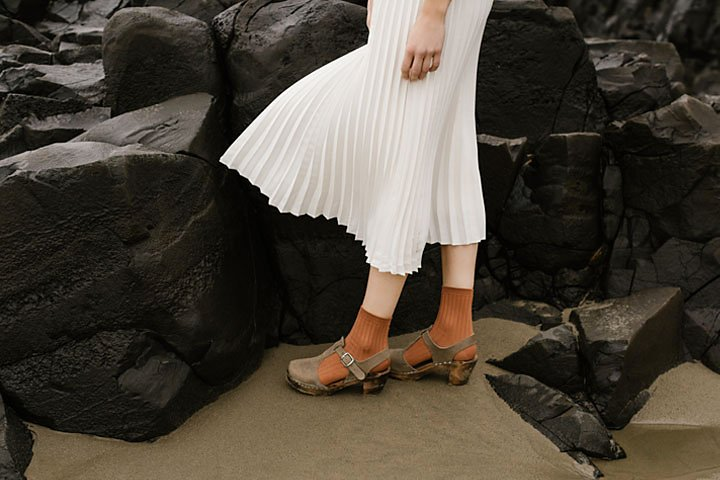
#> input picture Images/highlights_and_shadows.jpg, 720 x 480 px, found by its file name
$ python Q3.py
#> lines starting #> are read from the running program, lines starting #| are printed output that depends on the picture
import cv2
import numpy as np
import matplotlib.pyplot as plt

# Load image
img = cv2.imread(r"Images\highlights_and_shadows.jpg")
#> img is the input picture: shape (480, 720, 3); mean B, G, R 58.1, 68.6, 75.7
img_lab = cv2.cvtColor(img, cv2.COLOR_BGR2LAB)
#> img_lab: shape (480, 720, 3); mean of channels 0, 1, 2 71.3, 129.1, 135
L, a, b = cv2.split(img_lab)
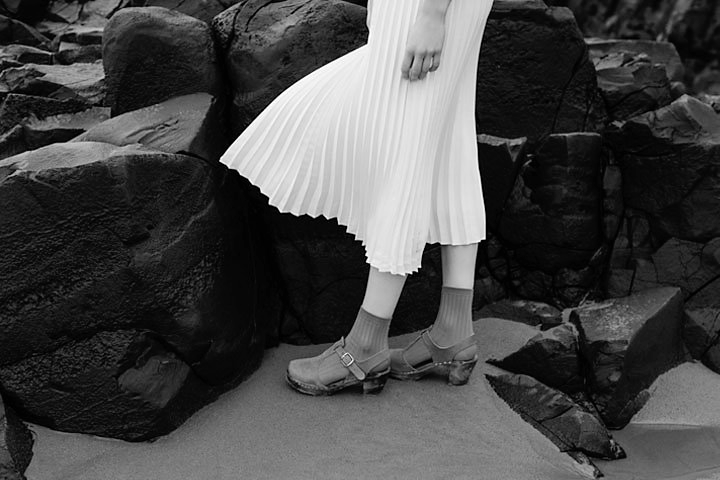
#> L: shape (480, 720); min 0, max 255, mean 71.3
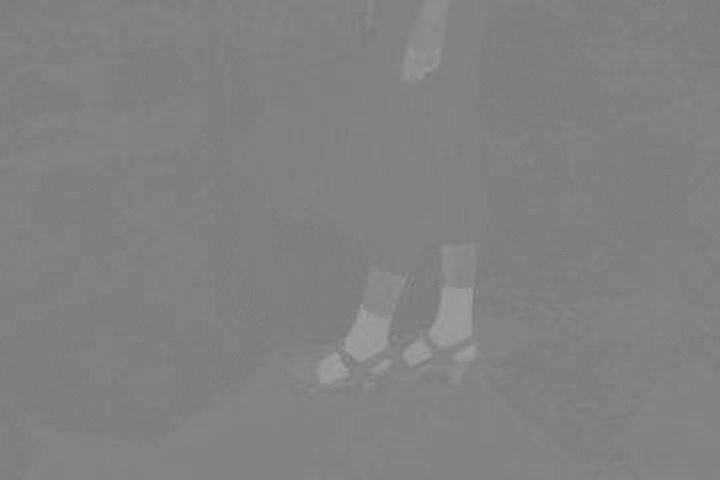
#> a: shape (480, 720); min 119, max 160, mean 129.1

# Normalize L channel and apply gamma correction
L_norm = L / 255.0
gamma = 0.5
L_gamma = np.power(L_norm, gamma)
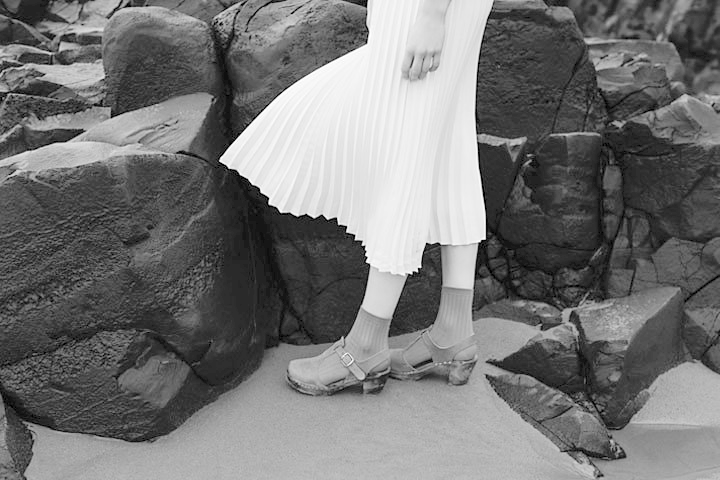
#> L_gamma: shape (480, 720) float64; min 0, max 1, mean 0.462
L_corrected = np.uint8(L_gamma * 255)

# Merge corrected L channel back with a and b
img_lab_corrected = cv2.merge([L_corrected, a, b])
#> img_lab_corrected: shape (480, 720, 3); mean of channels 0, 1, 2 117.3, 129.1, 135
img_corrected = cv2.cvtColor(img_lab_corrected, cv2.COLOR_LAB2BGR)
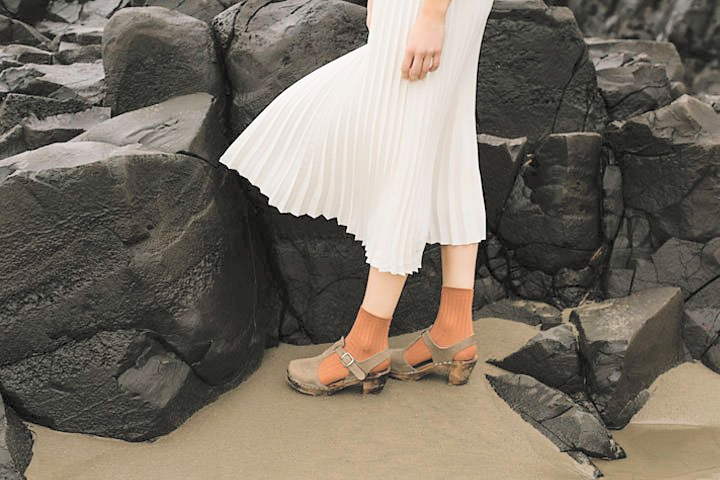
#> img_corrected: shape (480, 720, 3); mean B, G, R 100.2, 111.1, 118.8

# Convert BGR to RGB for matplotlib display
img_rgb = cv2.cvtColor(img, cv2.COLOR_BGR2RGB)
img_corrected_rgb = cv2.cvtColor(img_corrected, cv2.COLOR_BGR2RGB)

# Plot images and histograms
plt.figure(figsize=(16,8))

# Original Image
plt.subplot(2,2,1)
plt.imshow(img_rgb)
plt.title("Original Image")
plt.axis('off')

# Corrected Image
plt.subplot(2,2,2)
plt.imshow(img_corrected_rgb)
plt.title(f"Gamma Corrected Image (gamma={gamma})")
plt.axis('off')

# Histogram of original L channel
plt.subplot(2,2,3)
plt.hist(L.ravel(), bins=256, range=(0,255), color='blue')
plt.title('Original L channel Histogram')

# Histogram of corrected L channel
plt.subplot(2,2,4)
plt.hist(L_corrected.ravel(), bins=256, range=(0,255), color='red')
plt.title(f'Gamma Corrected L channel Histogram (gamma={gamma})')

plt.tight_layout()
plt.show()
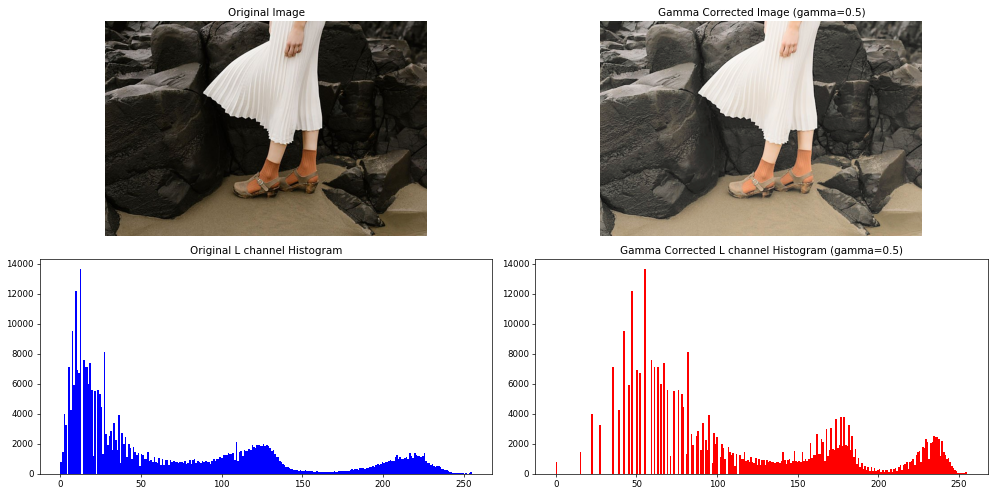
#> figure drawn by matplotlib, 4 panels; panel 3: tallest bar 13634 high, from x = 11.95 to 12.95; panel 4: tallest bar 13634 high, from x = 54.79 to 55.78

$ run again, with Images/daisy.jpg copied over Images/highlights_and_shadows.jpg
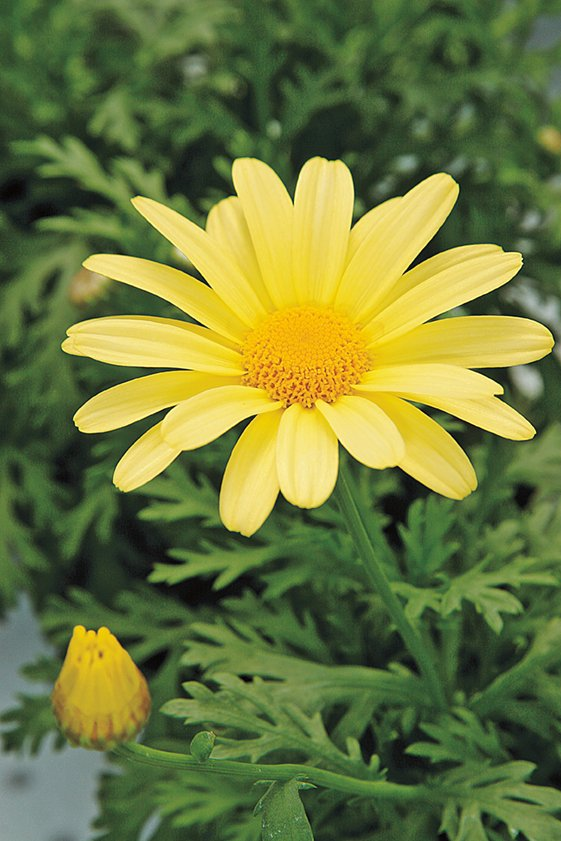
#> input picture Images/daisy.jpg, 561 x 841 px, found by its file name
#> img is the input picture: shape (841, 561, 3); mean B, G, R 60.7, 120.3, 108.5
#> img_lab: shape (841, 561, 3); mean of channels 0, 1, 2 121.3, 114.4, 157.2
#> img_lab_corrected: shape (841, 561, 3); mean of channels 0, 1, 2 169.5, 114.4, 157.2
#> `img_corrected = cv2.cvtColor(img_lab_corrected, cv2.COLOR_LAB2BGR)`:
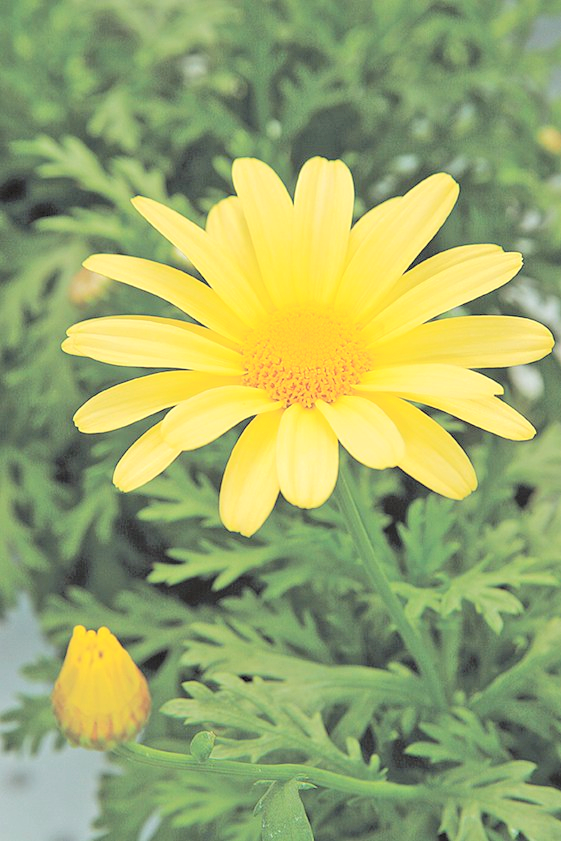
#> img_corrected: shape (841, 561, 3); mean B, G, R 106.8, 168.3, 154.9
#> `plt.show()`:
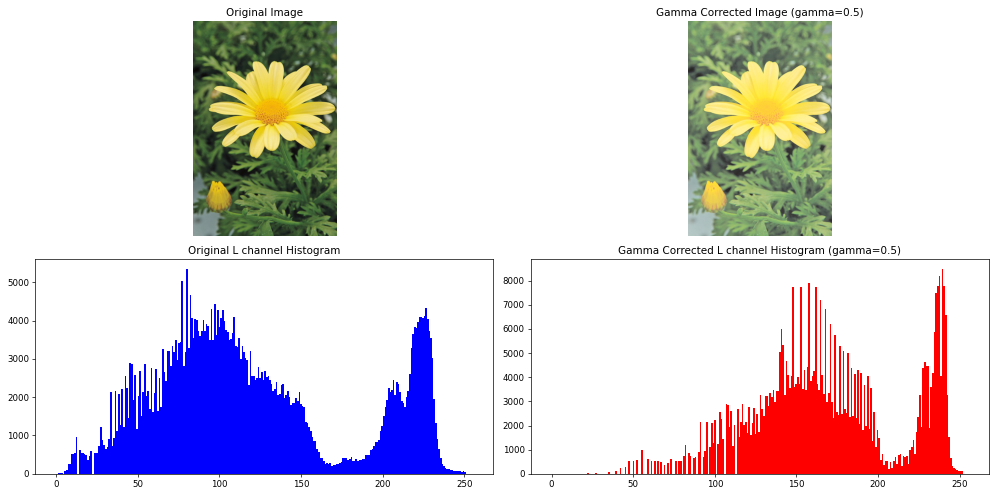
#> figure drawn by matplotlib, 4 panels; panel 3: tallest bar 5335 high, from x = 79.69 to 80.68; panel 4: tallest bar 8463 high, from x = 239.1 to 240.1

$ run again, with Images/emma.jpg copied over Images/highlights_and_shadows.jpg
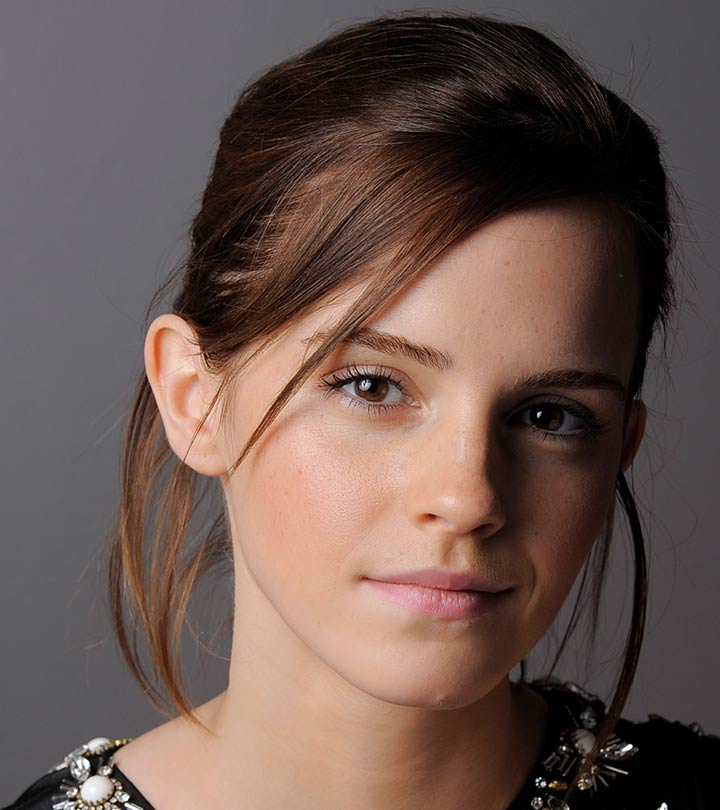
#> input picture Images/emma.jpg, 720 x 810 px, found by its file name
#> img is the input picture: shape (810, 720, 3); mean B, G, R 80.1, 87.4, 106.8
#> img_lab: shape (810, 720, 3); mean of channels 0, 1, 2 97, 134.8, 135.1
#> img_lab_corrected: shape (810, 720, 3); mean of channels 0, 1, 2 145.4, 134.8, 135.1
#> `img_corrected = cv2.cvtColor(img_lab_corrected, cv2.COLOR_LAB2BGR)`:
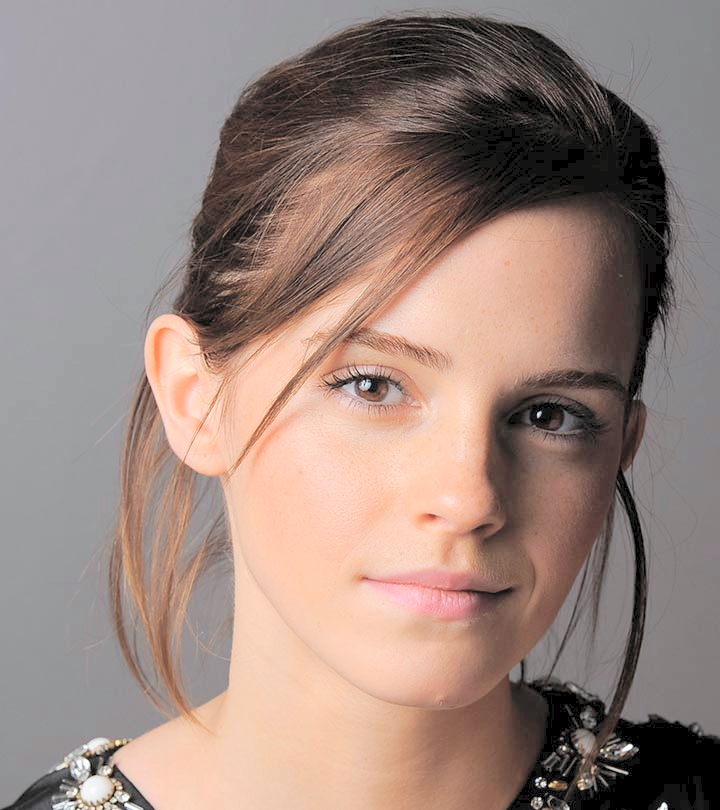
#> img_corrected: shape (810, 720, 3); mean B, G, R 126.8, 134.6, 155.3
#> `plt.show()`:
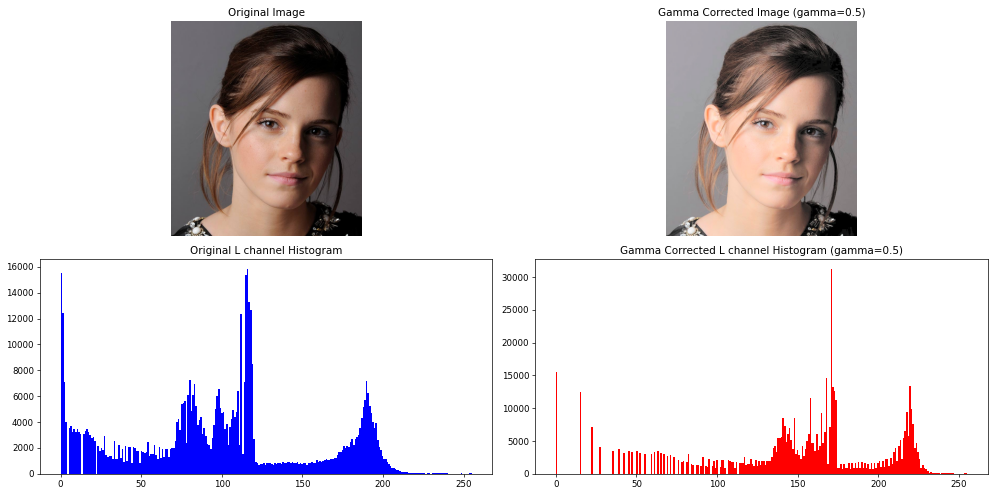
#> figure drawn by matplotlib, 4 panels; panel 3: tallest bar 15795 high, from x = 115.5 to 116.5; panel 4: tallest bar 31175 high, from x = 170.3 to 171.3
